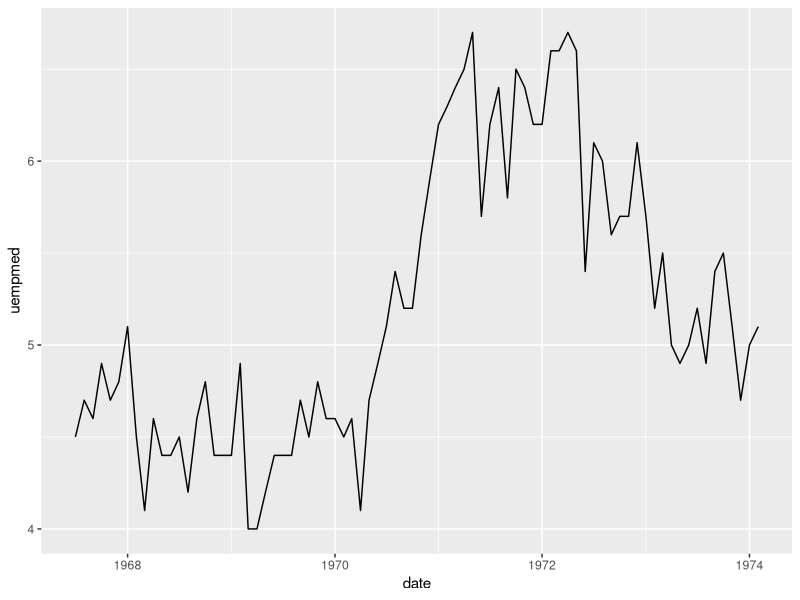
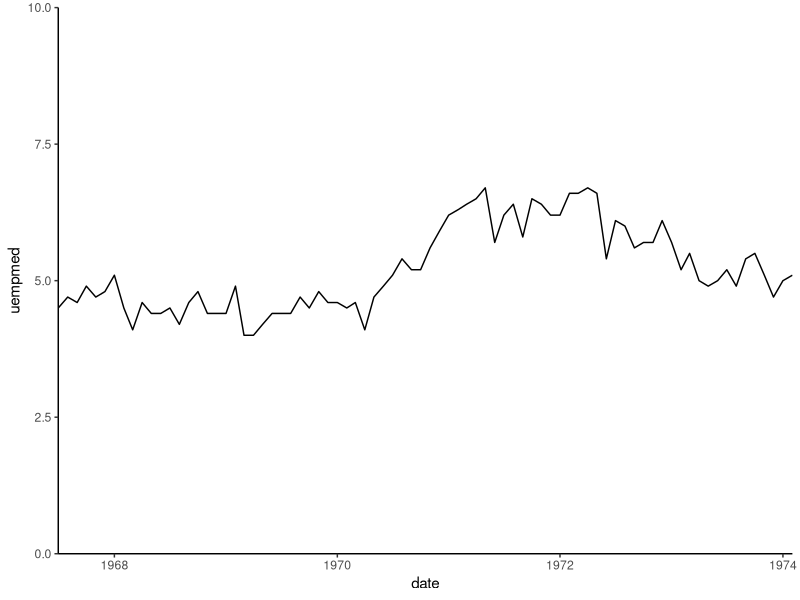
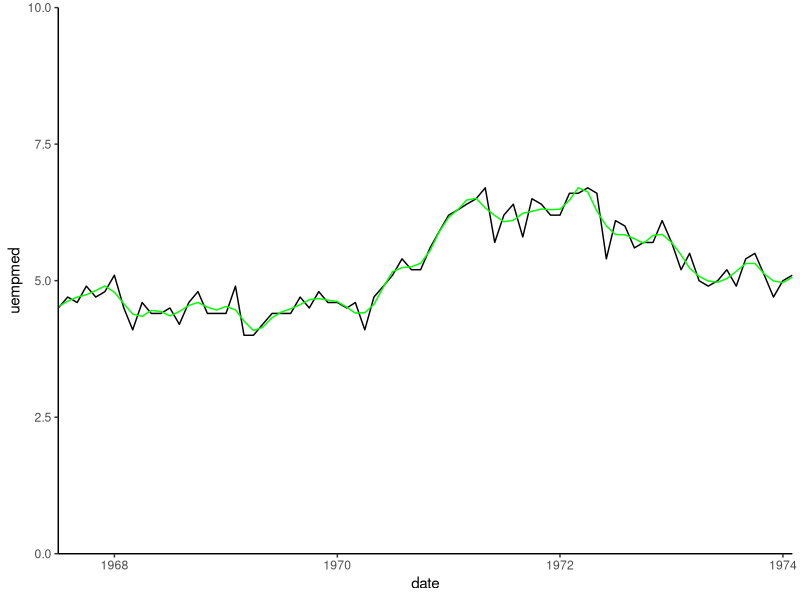

The R script that drew these images, in order: (Note: this script raises an error after producing the figures.)
## from: http://r-statistics.co/Loess-Regression-With-R.html

library(tidyverse)
library(stats)

data(economics, package="ggplot2")  # load data
economics$index <- 1:nrow(economics)  # create index variable
economics <- economics[1:80, ]  # retail 80rows for better graphical understanding

summary(economics)

ggplot(economics, aes(x=date, y=uempmed))+geom_line()
## same but y starts at 0
plot1 <- ggplot(economics, aes(x=date, y=uempmed))+geom_line()+
  scale_y_continuous(limits=c(0,10), expand=c(0,0))+
  scale_x_date(expand=c(0,0))+theme_classic()
plot1

## apply loess with different spans (precision)
loessMod10 <- loess(uempmed ~ index, data=economics, span=0.10) # 10% smoothing span
loessMod25 <- loess(uempmed ~ index, data=economics, span=0.25) # 25% smoothing span
loessMod50 <- loess(uempmed ~ index, data=economics, span=0.50) # 50% smoothing span

summary(loessMod10)

## Predict with Loess
# get smoothed output
smoothed10 <- predict(loessMod10) 
smoothed25 <- predict(loessMod25) 
smoothed50 <- predict(loessMod50) 

summary(smoothed10)

plot1 + geom_line(aes(y=smoothed10, x=economics$date), color='green')

## Evaluate different options
# define function that returns the SSE
## FUNCTION DOESN'T WORK !!! ##################################
calcSSE <- function(x){
  loessMod <- try(loess(uempmed ~ index, data=economics, span=x), silent=T)
  res <- try(loessMod$residuals, silent=T)
  if(class(res)!="try-error"){
    if((sum(res, na.rm=T) > 0)){
      sse <- sum(res^2)  
    }
  }else{
    sse <- 99999
  }
  return(sse)
}

# Run optim to find span that gives min SSE, starting at 0.5
## optim is general purpose optimizing algorithm -> doesn't work with function above
optim(par=c(0.5), calcSSE, method="SANN")

## above is meant to compare sse for various spans
sse10 <- sum(loessMod10$residuals^2)
sse25 <- sum(loessMod25$residuals^2)
sse50 <- sum(loessMod50$residuals^2)

mod.compare <- data.frame(model=c("loessMod10", "loessMod25", "loessMod50"), 
           sse=c(sse10, sse25, sse50))
mod.compare
cat("Model with lowest sse:")
mod.compare %>% filter(sse==min(sse))


